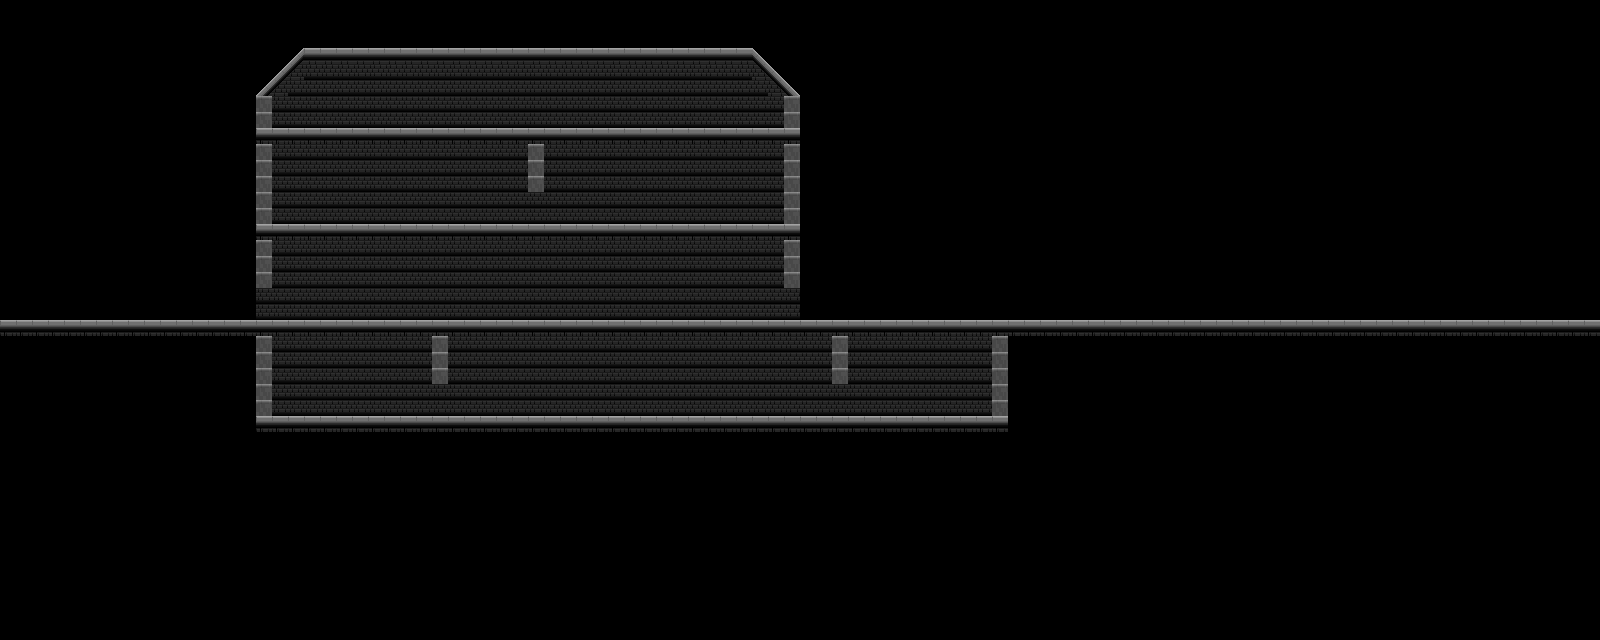

Tiled map render using the project's own tile images. Description and the map definition, with tile-layer contents summarised, below:
An orthogonal 100x40 tile map with 16x16 px tiles, 3 tile layers (fondo, suelo, pared) and 21 objects (4x mele, armario1, armario2, armario3, armario4, ...).

<map version="1.4" tiledversion="1.4.3" orientation="orthogonal" renderorder="right-down" width="100" height="40" tilewidth="16" tileheight="16" infinite="0" nextlayerid="8" nextobjectid="22">
 <tileset firstgid="1" source="floor_tileset.tsx" />
 <layer id="3" name="fondo" width="100" height="40">
  <data>[4000 cells, 676 non-empty, 3 distinct tile ids]</data>
 </layer>
 <objectgroup id="4" name="escaleras">
  <object id="1" x="922" y="326">
   <polygon points="0,0 0,81.3333 24.6667,81.3333 24,-2" />
  </object>
  <object id="2" x="314" y="323.333">
   <polygon points="0,0 0,81.3333 11.3333,80 15.3333,-3.33333" />
  </object>
  <object id="3" x="296" y="213.333">
   <polygon points="0,0 0,-82 24,-77.3333 19.3333,-5.33333" />
  </object>
  <object id="4" x="725.333" y="218">
   <polygon points="0,0 20.6667,0 19.3333,88.6667 -2,88.6667" />
  </object>
 </objectgroup>
 <objectgroup id="5" name="puerta">
  <object id="5" x="790.667" y="300" />
  <object id="6" x="264" y="306" />
  <object id="7" x="440" y="400" />
  <object id="8" x="842" y="400" />
  <object id="9" x="535.333" y="207.333" />
 </objectgroup>
 <objectgroup id="6" name="armario">
  <object id="10" name="armario1" x="449.333" y="292">
   <point />
  </object>
  <object id="11" name="armario2" x="570" y="289.333">
   <point />
  </object>
  <object id="12" name="armario3" x="395.333" y="195.333">
   <point />
  </object>
  <object id="13" name="armario4" x="673.333" y="112">
   <point />
  </object>
  <object id="14" name="armario5" x="586.667" y="388.667">
   <point />
  </object>
  <object id="15" name="armario6" x="674.667" y="386.667">
   <point />
  </object>
 </objectgroup>
 <objectgroup id="7" name="enemigos">
  <object id="16" name="mele" x="340.667" y="282.667">
   <ellipse />
  </object>
  <object id="17" name="mele" x="310" y="389.333">
   <ellipse />
  </object>
  <object id="18" name="mele" x="380" y="388.667">
   <ellipse />
  </object>
  <object id="19" name="rango" x="642.667" y="185.333">
   <ellipse />
  </object>
  <object id="20" name="mele" x="393.333" y="95.3333">
   <ellipse />
  </object>
  <object id="21" x="930" y="174.667" height="1.33333">
   <ellipse />
  </object>
 </objectgroup>
 <layer id="1" name="suelo" width="100" height="40">
  <data>[4000 cells, 249 non-empty, 5 distinct tile ids]</data>
 </layer>
 <layer id="2" name="pared" width="100" height="40">
  <data>[4000 cells, 39 non-empty, 1 distinct tile ids]</data>
 </layer>
</map>
